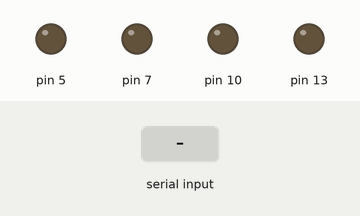
The sketch below on a simulated Arduino Uno, built with avr-gcc and run on an emulated ATmega328P. Shown: output pins drawn as LEDs (lit = HIGH). Inputs (shaded band) come from the test bench.

Above: at 1.2 s.
1.3 s: "c" received over Serial
Timing chart, 0 to 4.3 s (numbered marks = the images above; inputs shaded):
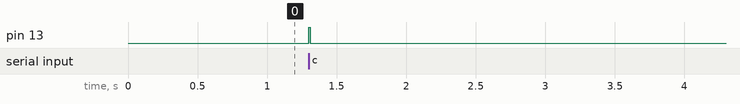

The sketch:

JiLab_triggerTest_Arduino.ino
```cpp
/*
CaBMI Ji Lab
WAL3
d11.21.17
*/

// Define analog pin
int sensorPin = 0;
long count = 0; //how many itterations over thresh
int counter = 0; // total Timeouts
unsigned long previousMillis = 0;        // will store last time LED was updated
const long interval = 1000;


// Setup
void setup() {
 // Init serial
pinMode(10,OUTPUT);
pinMode(7,OUTPUT);
pinMode(5,OUTPUT);
pinMode(13,OUTPUT);

  Serial.begin(9600);
}


// Main loop
void loop() {


// ROI input ( one for now)


   if(Serial.available()>0) // if there is data to read
   {
   int  melody=Serial.read(); // read data


   // send Reward TTL
   if (melody == 99){
   int currentMillis = millis();
    digitalWrite(13, HIGH);
delay(10);
    digitalWrite(13, LOW);
   }
   }
}
```

Measured:
- after the input at 1.3 s, pin 13: LOW → HIGH at once, → LOW 0.01 s later
